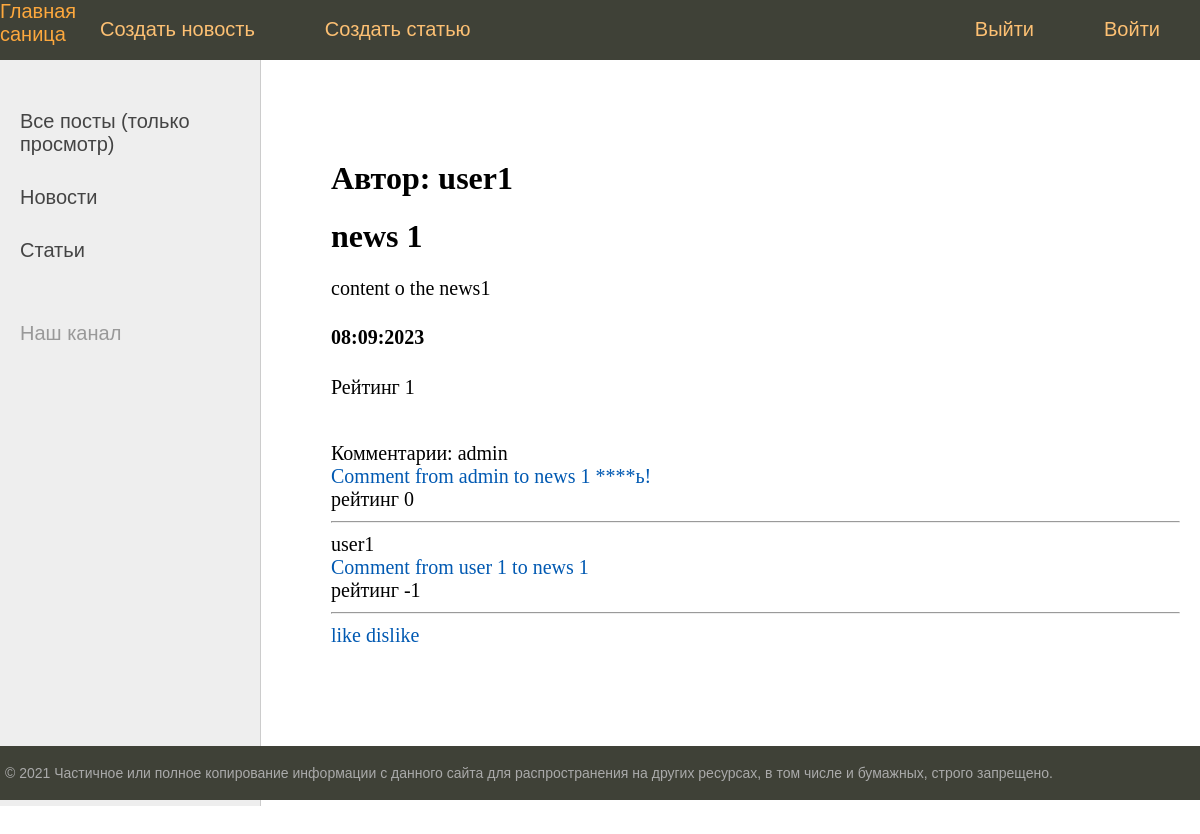
The app's page /article/1/ with its own data.
### newsportal/models.py (models this page shows, shortened)
class Post(models.Model):
    author = models.ForeignKey(Author, on_delete=models.CASCADE, verbose_name='Автор')
    type_post = models.CharField(max_length=1, choices=POSTS, verbose_name='Тип поста')
    time_created = models.DateTimeField(auto_now_add=True, verbose_name='Дата создания')
    category = models.ManyToManyField(Category, through="PostCategory", verbose_name='Категория')
    title =  models.CharField(max_length=255, verbose_name='Оглавление')
    content = models.TextField( verbose_name='Содержание')
    rating = models.SmallIntegerField(default=0, verbose_name='Рейтинг')

class Author(models.Model):
    author = models.OneToOneField(User, on_delete=models.CASCADE)
    rating = models.SmallIntegerField(default=0)
    def __str__(self):
        return self.author.username

class Comment(models.Model):
    post = models.ForeignKey(Post, on_delete=models.CASCADE)
    user = models.ForeignKey(User, on_delete=models.CASCADE)
    content = models.TextField()
    date_created = models.DateTimeField(auto_now_add=True)
    rating = models.SmallIntegerField(default=0)

### newsportal/views.py (the view)
# urls.py: path('article/<int:pk>/', DetailArticle.as_view(), name='one_article'),
class DetailArticle(DetailView):
    model = Post
    template_name = 'one_article.html'
    context_object_name = 'article'
    def get_context_data(self, **kwargs):
        post = get_object_or_404(Post, id=self.kwargs['pk'])
        context = super().get_context_data(**kwargs)
        context['author1'] = str(post.author)
        context['admin'] = 'admin'
        context['title'] = 'Статья'
        return context

### newsportal/templatetags/custom_filters.py (called while the page is built)
@register.filter()
def censor(value:str):
   swear_words = ('банан', 'морков', 'карто', 'броккол', 'ананас',
                  'Банан', 'Морков', 'Карто', 'Броккол', 'Ананас',)
   for word in swear_words:
      if word in value:
          value = value.replace(word, '****')
   return value

### templates/one_article.html (shortened to what this page needs)
{% extends 'default.html' %}
{% load custom_filters %}
{% block content %}
<h1>Автор: {{ article.author }}</h1>
<h1>{{ article.title }}</h1>
<p>{{ article.content|censor }}</p>
<h4>{{ article.time_created|date:'d:m:Y' }}</h4>
<p>Рейтинг {{ article.rating }}</p>
{% if  article.comment_set.all %}
<br>
Комментарии: {% for comment in article.comment_set.all %}
{{ comment.user }} <br> <a href="{% url 'showcomment' comment.pk %}">{{ comment.content|censor }}</a>
<br> рейтинг  {{ comment.rating }}<hr>
{% endfor %}
{% else %}<br> Комментариев нет
{% endif %}
<a href="{% url 'like-news' article.pk %}">like</a>
<a href="{% url 'dislike-news' article.pk %}">dislike</a>
{% endblock content %}

### static/styles.css (style rules this page uses)
html, body { font-family: 'Arial'; margin: 0; padding: 0; height: 100%; width: 100%; color: #444; }
a { color: #0059b2; text-decoration: none; }
.content-text h1 { font-size: 32px; }

### records on screen
Post: author "user1", title "news 1", content|censor "content o the news1", time_created "08:09:2023", rating "1"
Comment: user "admin", content|censor "Comment from admin to news 1 ****ь!", rating "0"
Comment: user "user1", content|censor "Comment from user 1 to news 1", rating "-1"
